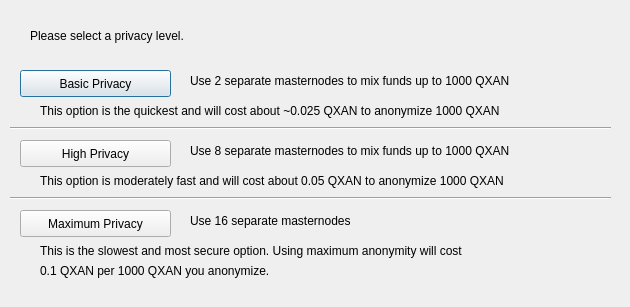
<?xml version="1.0" encoding="UTF-8"?>
<ui version="4.0">
 <class>DarksendConfig</class>
 <widget class="QDialog" name="DarksendConfig">
  <property name="geometry">
   <rect>
    <x>0</x>
    <y>0</y>
    <width>630</width>
    <height>307</height>
   </rect>
  </property>
  <property name="windowTitle">
   <string>Configure Darksend</string>
  </property>
  <widget class="QPushButton" name="buttonBasic">
   <property name="geometry">
    <rect>
     <x>20</x>
     <y>70</y>
     <width>151</width>
     <height>27</height>
    </rect>
   </property>
   <property name="text">
    <string>Basic Privacy</string>
   </property>
  </widget>
  <widget class="QPushButton" name="buttonHigh">
   <property name="geometry">
    <rect>
     <x>20</x>
     <y>140</y>
     <width>151</width>
     <height>27</height>
    </rect>
   </property>
   <property name="text">
    <string>High Privacy</string>
   </property>
  </widget>
  <widget class="QPushButton" name="buttonMax">
   <property name="geometry">
    <rect>
     <x>20</x>
     <y>210</y>
     <width>151</width>
     <height>27</height>
    </rect>
   </property>
   <property name="text">
    <string>Maximum Privacy</string>
   </property>
  </widget>
  <widget class="QLabel" name="label">
   <property name="geometry">
    <rect>
     <x>30</x>
     <y>20</y>
     <width>571</width>
     <height>31</height>
    </rect>
   </property>
   <property name="text">
    <string>Please select a privacy level.</string>
   </property>
  </widget>
  <widget class="QLabel" name="label_2">
   <property name="geometry">
    <rect>
     <x>190</x>
     <y>70</y>
     <width>421</width>
     <height>21</height>
    </rect>
   </property>
   <property name="text">
    <string>Use 2 separate masternodes to mix funds up to 1000 QXAN</string>
   </property>
  </widget>
  <widget class="QLabel" name="label_3">
   <property name="geometry">
    <rect>
     <x>190</x>
     <y>140</y>
     <width>411</width>
     <height>21</height>
    </rect>
   </property>
   <property name="text">
    <string>Use 8 separate masternodes to mix funds up to 1000 QXAN</string>
   </property>
  </widget>
  <widget class="QLabel" name="label_4">
   <property name="geometry">
    <rect>
     <x>190</x>
     <y>210</y>
     <width>421</width>
     <height>21</height>
    </rect>
   </property>
   <property name="text">
    <string>Use 16 separate masternodes</string>
   </property>
  </widget>
  <widget class="QLabel" name="label_6">
   <property name="geometry">
    <rect>
     <x>40</x>
     <y>100</y>
     <width>561</width>
     <height>21</height>
    </rect>
   </property>
   <property name="text">
    <string>This option is the quickest and will cost about ~0.025 QXAN to anonymize 1000 QXAN</string>
   </property>
  </widget>
  <widget class="QLabel" name="label_7">
   <property name="geometry">
    <rect>
     <x>40</x>
     <y>170</y>
     <width>561</width>
     <height>21</height>
    </rect>
   </property>
   <property name="text">
    <string>This option is moderately fast and will cost about 0.05 QXAN to anonymize 1000 QXAN</string>
   </property>
  </widget>
  <widget class="QLabel" name="label_8">
   <property name="geometry">
    <rect>
     <x>40</x>
     <y>240</y>
     <width>561</width>
     <height>21</height>
    </rect>
   </property>
   <property name="text">
    <string>This is the slowest and most secure option. Using maximum anonymity will cost</string>
   </property>
  </widget>
  <widget class="QLabel" name="label_9">
   <property name="geometry">
    <rect>
     <x>40</x>
     <y>260</y>
     <width>561</width>
     <height>21</height>
    </rect>
   </property>
   <property name="text">
    <string>0.1 QXAN per 1000 QXAN you anonymize.</string>
   </property>
  </widget>
  <widget class="Line" name="line">
   <property name="geometry">
    <rect>
     <x>10</x>
     <y>120</y>
     <width>601</width>
     <height>16</height>
    </rect>
   </property>
   <property name="orientation">
    <enum>Qt::Horizontal</enum>
   </property>
  </widget>
  <widget class="Line" name="line_2">
   <property name="geometry">
    <rect>
     <x>10</x>
     <y>190</y>
     <width>601</width>
     <height>16</height>
    </rect>
   </property>
   <property name="orientation">
    <enum>Qt::Horizontal</enum>
   </property>
  </widget>
 </widget>
 <resources/>
 <connections/>
</ui>
